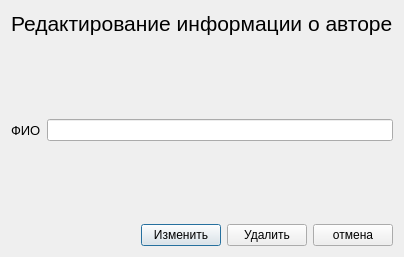
<?xml version="1.0" encoding="UTF-8"?>
<ui version="4.0">
 <class>Dialog</class>
 <widget class="QDialog" name="Dialog">
  <property name="geometry">
   <rect>
    <x>0</x>
    <y>0</y>
    <width>400</width>
    <height>257</height>
   </rect>
  </property>
  <property name="sizePolicy">
   <sizepolicy hsizetype="Fixed" vsizetype="Fixed">
    <horstretch>0</horstretch>
    <verstretch>0</verstretch>
   </sizepolicy>
  </property>
  <property name="maximumSize">
   <size>
    <width>400</width>
    <height>257</height>
   </size>
  </property>
  <property name="windowTitle">
   <string>Dialog</string>
  </property>
  <layout class="QVBoxLayout" name="verticalLayout">
   <item>
    <widget class="QLabel" name="label">
     <property name="font">
      <font>
       <pointsize>16</pointsize>
      </font>
     </property>
     <property name="text">
      <string>Редактирование информации о авторе</string>
     </property>
    </widget>
   </item>
   <item>
    <spacer name="verticalSpacer_2">
     <property name="orientation">
      <enum>Qt::Vertical</enum>
     </property>
     <property name="sizeHint" stdset="0">
      <size>
       <width>20</width>
       <height>40</height>
      </size>
     </property>
    </spacer>
   </item>
   <item>
    <layout class="QFormLayout" name="formLayout">
     <item row="0" column="0">
      <widget class="QLabel" name="label_2">
       <property name="font">
        <font>
         <pointsize>10</pointsize>
        </font>
       </property>
       <property name="text">
        <string>ФИО</string>
       </property>
      </widget>
     </item>
     <item row="0" column="1">
      <widget class="QLineEdit" name="name_in"/>
     </item>
    </layout>
   </item>
   <item>
    <spacer name="verticalSpacer">
     <property name="orientation">
      <enum>Qt::Vertical</enum>
     </property>
     <property name="sizeHint" stdset="0">
      <size>
       <width>20</width>
       <height>40</height>
      </size>
     </property>
    </spacer>
   </item>
   <item>
    <layout class="QHBoxLayout" name="horizontalLayout">
     <item>
      <widget class="QLabel" name="error">
       <property name="text">
        <string/>
       </property>
      </widget>
     </item>
     <item>
      <spacer name="horizontalSpacer">
       <property name="orientation">
        <enum>Qt::Horizontal</enum>
       </property>
       <property name="sizeHint" stdset="0">
        <size>
         <width>40</width>
         <height>20</height>
        </size>
       </property>
      </spacer>
     </item>
     <item>
      <widget class="QPushButton" name="ok_btn">
       <property name="text">
        <string>Изменить</string>
       </property>
      </widget>
     </item>
     <item>
      <widget class="QPushButton" name="delete_btn">
       <property name="text">
        <string>Удалить</string>
       </property>
      </widget>
     </item>
     <item>
      <widget class="QPushButton" name="cancel_btn">
       <property name="text">
        <string>отмена</string>
       </property>
      </widget>
     </item>
    </layout>
   </item>
  </layout>
 </widget>
 <resources/>
 <connections/>
</ui>
